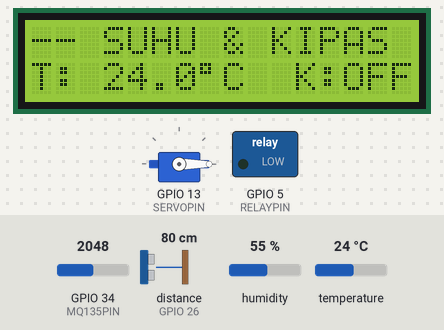
Bench run of a sketch on a simulated ESP32. Shown: servo, 16×2 character LCD, switched loads named in the sketch (green lamp = pin HIGH). Wiring (inferred from the names in the program): ultrasonic range finder: trigger GPIO 25; echo GPIO 26. The test bench sets the inputs (shaded band); at power-on: temperature 24 °C, distance to the obstacle (sensor on GPIO 26) 80 cm, GPIO 34 (MQ135PIN) = 2048, humidity 55 %. The echo pulse lasts 58.3 µs per cm; WiFi joins after 1.5 s; servers stay silent unless stated; uploads are accepted with an empty reply; pins used as bus, display or sensor lines are not drawn; what the sketch prints to the serial monitor is not drawn.

Above: at 3.9 s.
4.0 s: temperature set to 33 °C
At 5.0 s:
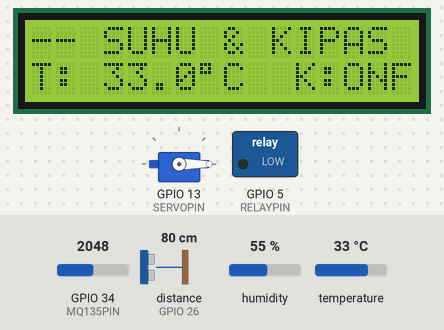
6.7 s: distance to the obstacle (sensor on GPIO 26) set to 22 cm
At 7.7 s:
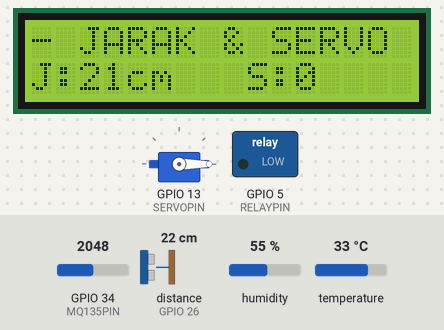
11.7 s: distance to the obstacle (sensor on GPIO 26) set to 19 cm
At 12.8 s:
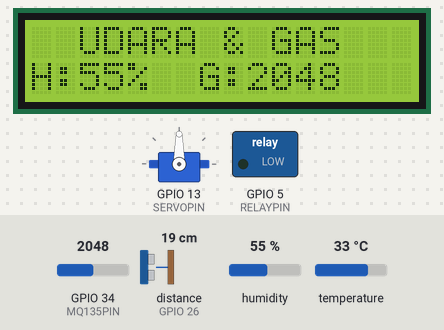
16.7 s: temperature set to 12 °C
At 17.8 s:
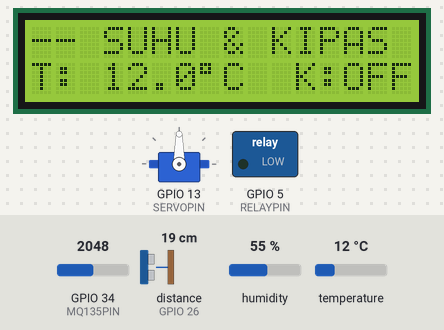
21.7 s: GPIO 34 (MQ135PIN) set to 2866
At 26.4 s:
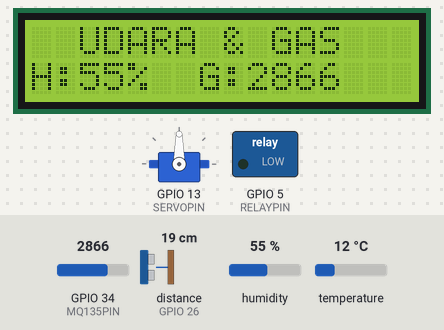
26.7 s: humidity set to 22 %
At 29.3 s:
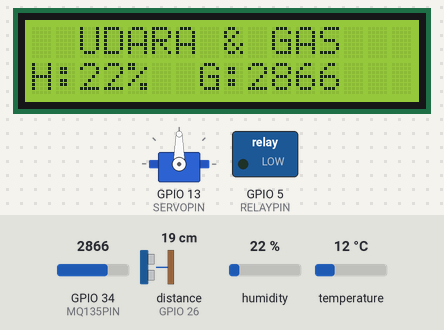
Timing chart, 0 to 30.8 s (numbered marks = the images above; inputs shaded):
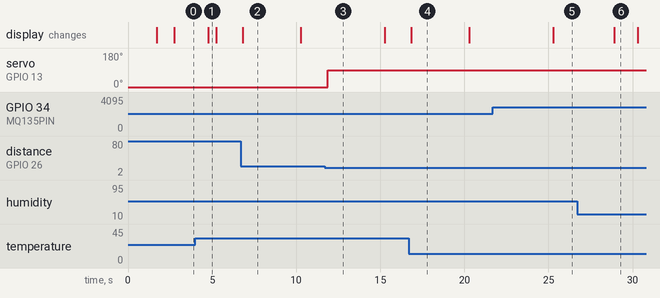

The sketch:

percobaan_kipas_relay.ino
```cpp
#include <WiFi.h>
#include <HTTPClient.h>
#include <ArduinoJson.h> // Library baru untuk baca data web!

#include "DHT.h"
#include <Wire.h>
#include <LiquidCrystal_I2C.h>
#include <ESP32Servo.h>

// =============================================================
// 1. KONFIGURASI WIFI & SERVER FLASK
// =============================================================
#define WIFI_SSID "Baskoro2"
#define WIFI_PASSWORD "12345677"

// Ganti 192.168.x.x dengan IP IPv4 laptop abang!
#define SERVER_URL_POST "http://10.122.187.235:5000/kirim_data"
#define SERVER_URL_GET  "http://10.122.187.235:5000/ambil_data" // URL baru untuk baca settingan

// =============================================================
// 2. KONFIGURASI PIN ESP32
// =============================================================
#define DHTPIN 15
#define RELAYPIN 5
#define SERVOPIN 13
#define TRIGPIN 25
#define ECHOPIN 26
#define MQ135PIN 34

#define DHTTYPE DHT22

// === BATAS PEMICU (Akan otomatis di-update dari Web) ===
float batasSuhu = 30.0;
int batasJarak = 20;

DHT dht(DHTPIN, DHTTYPE);
LiquidCrystal_I2C lcd(0x27, 16, 2);
Servo myservo;

unsigned long timerUltrasonic = 0;
unsigned long timerDHTDanLCD = 0;
unsigned long timerGantiLayar = 0;
unsigned long timerKirimData = 0;
unsigned long timerAmbilPengaturan = 0; // Timer baru

float t = 0;
float h = 0;
int jarak = 0;
int nilaiMQ = 0;

byte halamanLCD = 0;
bool statusServoDekat = false;
String statusKipas = "OFF";

void setup() {
  Serial.begin(115200);

  pinMode(RELAYPIN, INPUT);
  digitalWrite(RELAYPIN, LOW);

  pinMode(TRIGPIN, OUTPUT);
  pinMode(ECHOPIN, INPUT);
  pinMode(MQ135PIN, INPUT);

  myservo.attach(SERVOPIN);
  myservo.write(0);

  dht.begin();
  Wire.begin();
  lcd.init();
  lcd.backlight();

  Serial.println("\n\n--- MULAI SISTEM ---");
  lcd.setCursor(0, 0); lcd.print("Menghubungkan...");
  lcd.setCursor(0, 1); lcd.print(WIFI_SSID);

  WiFi.mode(WIFI_STA);
  WiFi.disconnect();
  delay(100);

  WiFi.begin(WIFI_SSID, WIFI_PASSWORD);
  while (WiFi.status() != WL_CONNECTED) {
    delay(500);
    Serial.print(".");
  }

  Serial.println("\n[BERHASIL] WiFi Terhubung!");
  lcd.clear();
  lcd.setCursor(0, 0); lcd.print("WiFi Terhubung!");
  delay(1000);
  lcd.clear();
}

void loop() {
  unsigned long currentMillis = millis();

  // -------------------------------------------------------------------
  // [BARU] JALUR 0: AMBIL PENGATURAN DARI WEB (Jeda 5000ms)
  // -------------------------------------------------------------------
  if (WiFi.status() == WL_CONNECTED && (currentMillis - timerAmbilPengaturan >= 5000)) {
    timerAmbilPengaturan = currentMillis;

    HTTPClient http;
    http.begin(SERVER_URL_GET);
    int httpCode = http.GET();

    if (httpCode > 0) {
      String payload = http.getString();

      // Membedah data JSON dari Flask
      StaticJsonDocument<512> doc;
      DeserializationError error = deserializeJson(doc, payload);

      if (!error) {
        // Timpa nilai batas pemicu dengan angka dari Database Web
        batasSuhu = doc["pengaturan"]["batas_suhu"];
        batasJarak = doc["pengaturan"]["batas_jarak"];

        Serial.print("[INFO] Pemicu Diupdate -> Suhu: ");
        Serial.print(batasSuhu);
        Serial.print(" | Jarak: ");
        Serial.println(batasJarak);
      }
    }
    http.end();
  }

  // -------------------------------------------------------------------
  // JALUR 1: ULTRASONIC & SERVO (Jeda Baca 250ms)
  // -------------------------------------------------------------------
  if (currentMillis - timerUltrasonic >= 250) {
    timerUltrasonic = currentMillis;

    digitalWrite(TRIGPIN, LOW);
    delayMicroseconds(2);
    digitalWrite(TRIGPIN, HIGH);
    delayMicroseconds(10);
    digitalWrite(TRIGPIN, LOW);

    long durasi = pulseIn(ECHOPIN, HIGH);
    jarak = (durasi == 0) ? 999 : (durasi * 0.034 / 2);

    // Sekarang sistem memakai variabel batasJarak yang terbaru dari Web!
    if (jarak < batasJarak) {
      if (!statusServoDekat) {
        myservo.write(90);
        statusServoDekat = true;
      }
    } else if (jarak > (batasJarak + 3)) {
      if (statusServoDekat) {
        myservo.write(0);
        statusServoDekat = false;
      }
    }
  }

  // -------------------------------------------------------------------
  // JALUR 2: BACA DHT22, MQ-135, & KIPAS (Jeda 2000ms)
  // -------------------------------------------------------------------
  if (currentMillis - timerDHTDanLCD >= 2000) {
    timerDHTDanLCD = currentMillis;

    t = dht.readTemperature();
    h = dht.readHumidity();
    nilaiMQ = analogRead(MQ135PIN);

    if (!isnan(t)) {
      // Sekarang sistem memakai variabel batasSuhu yang terbaru dari Web!
      if (t > batasSuhu) {
        pinMode(RELAYPIN, OUTPUT);
        digitalWrite(RELAYPIN, LOW);
        statusKipas = "ON";
      } else {
        pinMode(RELAYPIN, INPUT);
        statusKipas = "OFF";
      }
    }
  }

  // -------------------------------------------------------------------
  // JALUR 3: KIRIM DATA KE FLASK/MYSQL (Jeda 3000ms)
  // -------------------------------------------------------------------
  if (WiFi.status() == WL_CONNECTED && (currentMillis - timerKirimData >= 3000)) {
    timerKirimData = currentMillis;

    HTTPClient http;
    http.begin(SERVER_URL_POST);
    http.addHeader("Content-Type", "application/json");

    String json_data = "{\"suhu\":" + String(t) +
                       ", \"gas\":" + String(nilaiMQ) +
                       ", \"jarak\":" + String(jarak == 999 ? 0 : jarak) +
                       ", \"status_kipas\":\"" + statusKipas + "\"" +
                       ", \"posisi_servo\":" + String(statusServoDekat ? 90 : 0) + "}";

    int httpResponseCode = http.POST(json_data);

    if (httpResponseCode > 0) {
      Serial.println("[SUKSES] Data Sensor Terkirim!");
    } else {
      Serial.println("[GAGAL] Error HTTP POST");
    }
    http.end();
  }

  // -------------------------------------------------------------------
  // JALUR 4: PERGANTIAN HALAMAN LCD (Jeda 5000ms)
  // -------------------------------------------------------------------
  if (currentMillis - timerGantiLayar >= 5000) {
    timerGantiLayar = currentMillis;
    halamanLCD++;
    if (halamanLCD > 2) halamanLCD = 0;
    lcd.clear();
  }

  // -------------------------------------------------------------------
  // RENDER TAMPILAN LCD
  // -------------------------------------------------------------------
  if (halamanLCD == 0) {
    lcd.setCursor(0, 0); lcd.print("-- SUHU & KIPAS --");
    lcd.setCursor(0, 1);
    if (isnan(t)) {
      lcd.print("Suhu: Error     ");
    } else {
      lcd.print("T: "); lcd.print(t, 1); lcd.print((char)223); lcd.print("C  K:");
      lcd.print(statusKipas);
    }
  }
  else if (halamanLCD == 1) {
    lcd.setCursor(0, 0); lcd.print("- JARAK & SERVO -");
    lcd.setCursor(0, 1);
    lcd.print("J:");
    if (jarak == 999) lcd.print("-- "); else lcd.print(jarak);
    lcd.print("cm   S:");
    lcd.print(statusServoDekat ? "90" : "0 ");
  }
  else if (halamanLCD == 2) {
    lcd.setCursor(0, 0); lcd.print("  UDARA & GAS  ");
    lcd.setCursor(0, 1);
    if (isnan(h)) {
      lcd.print("H: Err ");
    } else {
      lcd.print("H:"); lcd.print((int)h); lcd.print("% ");
    }
    lcd.print(" G:"); lcd.print(nilaiMQ);
  }
}
```

Measured:
- the behaviour switches between 21 and 20 cm on distance to the obstacle (sensor on GPIO 26) (found by bisection; images 2 and 3)
- after the input at 4.0 s, the display: changes after 0.76 s (image 1)
- after the input at 6.7 s, the display: changes after 0.11 s (image 2)
- after the input at 11.7 s, servo on GPIO 13 (SERVOPIN): 0° → 90° after 0.19 s
- after the input at 16.7 s, the display: changes after 0.15 s (image 4)
- after the input at 21.7 s, the display: changes after 3.6 s (image 5)
- after the input at 26.7 s, the display: changes after 2.2 s (image 6)
